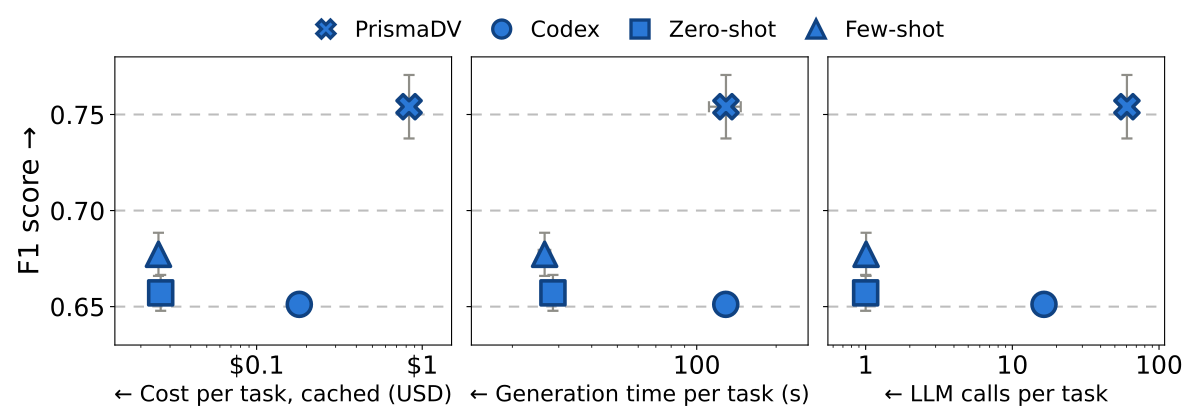

The script that drew this image:
"""Cost with the provider's prompt cache, runtime and LLM calls vs macro F1 on EIDBench-synth.
"""
from pathlib import Path

import matplotlib
import matplotlib.pyplot as plt
import numpy as np
import pandas as pd

from workflow_prismadv.results import methods, usage
from workflow_prismadv.results.metrics import per_replicate

ARMS = {"P-6sol": "PrismaDV", "codex": "Codex", "single-6sol": "Zero-shot", "few-6sol": "Few-shot"}
FAMILIES = [methods.prismadv, methods.codex, methods.prompting]
SHAPES = {"PrismaDV": "X", "Codex": "o", "Zero-shot": "s", "Few-shot": "^"}
FILL, EDGE, BAR = "#2a78d6", "#104281", "#8f8e88"
YLIM = (0.63, 0.78)
XLABEL_SIZE = 16
matplotlib.rcdefaults()
plt.rcParams.update({"pdf.fonttype": 42, "ps.fonttype": 42})


def points() -> pd.DataFrame:
    """Per arm: mean and SD over replicates of macro F1, cost, runtime and LLM calls."""
    out = methods.outcomes(FAMILIES, benchmarks=("synth",))
    f1 = per_replicate(out[out.arm.isin(ARMS)]).loc["synth"][["f1"]].reset_index()
    rec = usage.records(("synth",))
    x = (usage.per_replicate(rec[rec.arm.isin(ARMS)]).loc["synth"][["usd_cached", "seconds", "calls"]]
         .rename(columns={"usd_cached": "usd"}).reset_index())
    g = f1.merge(x, on=["arm", "rep"], validate="one_to_one").groupby("arm")[["f1", "usd", "seconds", "calls"]]
    p = g.mean().add_suffix("_mean").join(g.std().add_suffix("_sd")).loc[list(ARMS)]
    p["method"] = [ARMS[k] for k in p.index]
    return p


def draw(ax, p: pd.DataFrame, col: str) -> None:
    for r in p.itertuples():
        x, xs = getattr(r, f"{col}_mean"), getattr(r, f"{col}_sd")
        ax.errorbar(x, r.f1_mean, xerr=[[min(xs, x * 0.95)], [xs]], yerr=r.f1_sd,
                    fmt="none", ecolor=BAR, elinewidth=1.6, capsize=4, capthick=1.6, zorder=1)
        ax.scatter(x, r.f1_mean, s=300, linewidths=2.6, zorder=3, marker=SHAPES[r.method], facecolor=FILL,
                   edgecolor=EDGE)
    ax.set_xscale("log")
    ax.xaxis.set_minor_locator(matplotlib.ticker.LogLocator(base=10, subs=np.arange(2, 10)))
    ax.xaxis.set_minor_formatter(matplotlib.ticker.NullFormatter())
    ax.yaxis.grid(True, linestyle=(0, (5, 4)), color="#bdbdbd", linewidth=1.5)
    ax.set_axisbelow(True)
    ax.tick_params(labelsize=18)


def log_limits(p: pd.DataFrame, col: str, pad: float = 1.8) -> tuple[float, float]:
    lo = (p[f"{col}_mean"] - p[f"{col}_sd"]).clip(lower=p[f"{col}_mean"] * 0.05).min()
    hi = (p[f"{col}_mean"] + p[f"{col}_sd"]).max()
    return lo / pad, hi * pad


def plot(p: pd.DataFrame, out: Path | None = None):
    fig, axes = plt.subplots(1, 3, figsize=(12, 4.2), sharey=True)
    labels = {"usd": "← Cost per task, cached (USD)", "seconds": "← Generation time per task (s)",
              "calls": "← LLM calls per task"}
    for ax, (col, label) in zip(axes, labels.items()):
        draw(ax, p, col)
        ax.set_ylim(YLIM)
        ax.set_xlim(*log_limits(p, col))
        fmt = (lambda v, _: f"${v:g}") if col == "usd" else (lambda v, _: f"{v:g}")
        ax.xaxis.set_major_formatter(matplotlib.ticker.FuncFormatter(fmt))
        ax.set_xlabel(label, fontsize=XLABEL_SIZE)
    axes[0].set_ylabel("F1 score →", fontsize=20)
    handles = [plt.Line2D([], [], linestyle="", markersize=13, markeredgewidth=2.4, marker=mk, markerfacecolor=FILL,
                          markeredgecolor=EDGE, label=m) for m, mk in SHAPES.items()]
    fig.legend(handles=handles, loc="upper center", ncol=4, frameon=False, fontsize=16, bbox_to_anchor=(0.52, 1.0),
               columnspacing=0.8, handletextpad=0.3)
    fig.tight_layout(rect=(0, 0, 1, 0.9))
    if out:
        fig.savefig(out, dpi=300)
    return fig


if __name__ == "__main__":
    plot(points(), Path(__file__).with_suffix(".pdf"))
